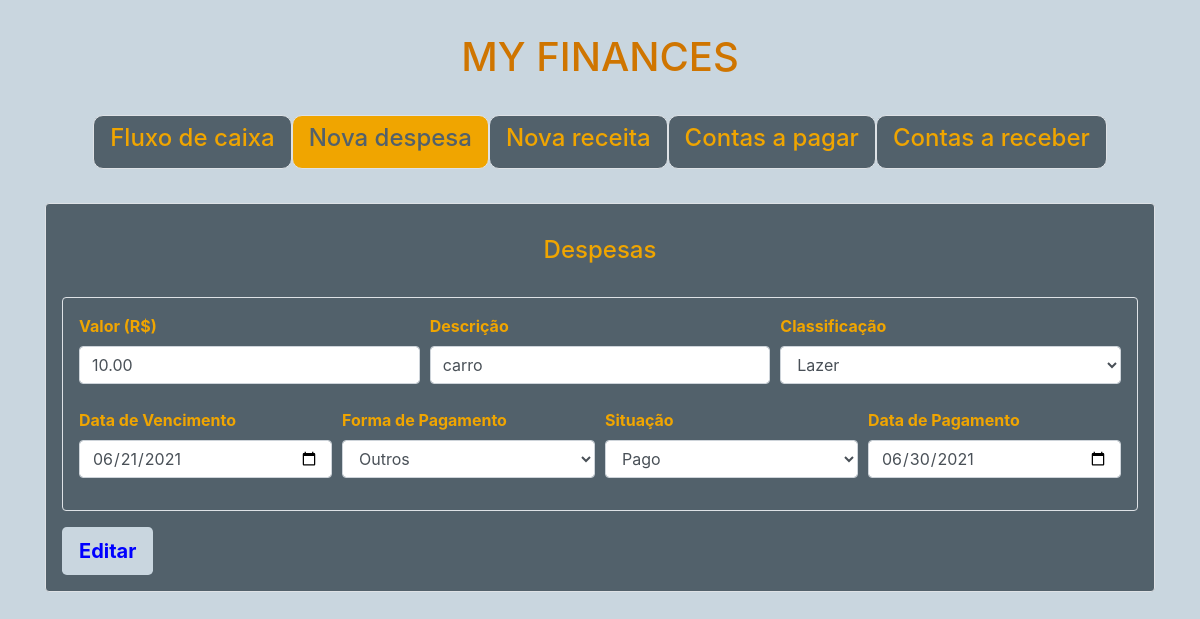
The app's page /despesa/1/ with its own data.
### myfinance/models/despesa.py (models this page shows)
class Despesa(models.Model):
    CLASSIFICACAO_CHOICES = (
        ('AG', 'Água'),
        ('AL', 'Alimentação'),
        ('AG', 'Aluguel'),
        ('EN', 'Energia'),
        ('LA', 'Lazer'),
        ('OU', 'Outros'),
        ('TE', 'Telecomunicações'),
        ('TR', 'Transporte')
    )
    FORMA_PAGAMENTO_CHOICES = (
        ('B', 'Boleto'),
        ('C', 'Crédito'),
        ('D', 'Débito'),
        ('M', 'Dinheiro'),
        ('P', 'Depósito'),
        ('O', 'Outros')
    )
    SITUACAO_CHOICES = (
        ('PG', 'Pago'),
        ('AP', 'A pagar')
    )
    classificacao = models.CharField(max_length=2, choices=CLASSIFICACAO_CHOICES, default='OU')
    data_pagamento = models.DateField(null=True)
    data_vencimento = models.DateField(null=False)
    descricao = models.CharField(max_length=255)
    formaPagamento = models.CharField(max_length=1, choices=FORMA_PAGAMENTO_CHOICES, default='O')
    situacao = models.CharField(max_length=2, choices=SITUACAO_CHOICES, default='AP')
    valor = models.DecimalField(null=False, max_digits=8, decimal_places=2)

### myfinance/views/despesa.py (the view)
# urls.py: path('despesa/<int:id_despesa>/', dv.despesaOp, name="despesaOp"),
@require_http_methods(["GET", "POST", "DELETE"])
@csrf_exempt
def despesaOp(request, id_despesa):
    despesa = None
    try:
        despesa = Despesa.objects.get(id=id_despesa)
    except ObjectDoesNotExist:
        print(f"""Despesa não existe!""")
    if(request.method=="GET"):
        context = {}
        if(despesa):
            dtVencimento = '%s-%s-%s' % (despesa.data_vencimento.strftime("%Y"), despesa.data_vencimento.strftime("%m"), despesa.data_vencimento.strftime("%d"))
            despesa.data_vencimento = dtVencimento
            if(despesa.data_pagamento):
                dtPagamento = '%s-%s-%s' % (despesa.data_pagamento.strftime("%Y"), despesa.data_pagamento.strftime("%m"), despesa.data_pagamento.strftime("%d"))
                despesa.data_pagamento = dtPagamento
            context = initContextDespesa(despesa)
        return render(request, 'despesa.html', context)
    elif(request.method=="POST"):
        context = criaContextNovaDespesa()
        if(despesa):
            atualizaDespesa(request, id_despesa)
            context["message"] = 'Despesa atualizada com sucesso!'
        return render(request, 'despesa.html', context)
    elif(request.method=="DELETE"):
        jsonReturn = {"success" : False}
        if(despesa):
            despesa.delete()
            jsonReturn = {"success" : True}
        return JsonResponse(jsonReturn)

### myfinance/views/despesa.py (called while the page is built)
def initContextDespesa(despesa):
    context = {
        'despesa' : despesa,
        'classificacoes' : [],
        'formasPagamento' : [],
        'situacoes' : []
    }
    fieldsClassificacao = Despesa.CLASSIFICACAO_CHOICES
    for field, value in fieldsClassificacao:
        itemClassificacao = {"key" : field, "value" : value}
        context["classificacoes"].append(itemClassificacao)
    fieldsFormasPagamento = Despesa.FORMA_PAGAMENTO_CHOICES
    for field, value in fieldsFormasPagamento:
        itemFormaPagamento = {"key" : field, "value" : value}
        context["formasPagamento"].append(itemFormaPagamento)
    fieldsSituacoes = Despesa.SITUACAO_CHOICES
    for field, value in fieldsSituacoes:
        itemSituacao = {"key" : field, "value" : value}
        context["situacoes"].append(itemSituacao)
    return context

### myfinance/templates/despesa.html (shortened to what this page needs)
<!doctype html>
<html lang="pt-br">
    <head>
        <link rel="stylesheet" href="https://stackpath.bootstrapcdn.com/bootstrap/4.5.0/css/bootstrap.min.css">
    </head>
    <body style="background-color: #c9d6df" >
        <div class="container">
            <h1 style="color:#cf7500; text-align: center; margin-bottom: 3%; margin-top: 3%;">MY FINANCES</h1>
            <ul class="nav justify-content-center nav-pills">
                <li class="nav-item border" style="background-color: #52616b; border-radius: 10px;">
                    <a class="nav-link" href="/"><h4 style="color: #f0a500;">Fluxo de caixa</h4></a>
                </li>
                <li class="nav-item border" style="background-color: #f0a500; border-radius: 10px;">
                    <a class="nav-link
                    " href="/despesa/"><h4 style="color: #52616b;">Nova despesa</h4></a>
                </li>
                <li class="nav-item border" style="background-color: #52616b; border-radius: 10px;">
                    <a class="nav-link" href="/receita/"><h4 style="color: #f0a500;">Nova receita</h4></a>
                </li>
                <li class="nav-item border" style="background-color: #52616b; border-radius: 10px;">
                    <a class="nav-link" href="/relatorio/despesas"><h4 style="color: #f0a500;">Contas a pagar</h4></a>
                </li>
                <li class="nav-item border" style="background-color: #52616b; border-radius: 10px;">
                    <a class="nav-link" href="/relatorio/receitas"><h4 style="color: #f0a500;">Contas a receber</h4></a>
                </li>
            </ul>
            {% if despesa %}
                <div class="border rounded p-3 mb-5" style="background-color: #52616b; margin-top: 3%; color: #f0a500;">
                    <h4 class="mt-3" style="text-align: center; margin-bottom: 3%">Despesas</h4>
                    <form
                        {% if despesa.id %}
                            action="/despesa/{{despesa.id}}/"
                        {% else %}
                            action="/despesa/"
                        {% endif %}
                        method="post" class="mt-3">
                        <div class="border rounded p-3">
                            <div class="form-row">
                                <div class="form-group col-md-4">
                                    <label for="inputValor" class="font-weight-bold">Valor (R$)</label>
                                    <input type="number" step='0.01' placeholder='0.00' class="form-control" id="inputValor" name="valor" value="{{despesa.valor}}" required>
                                </div>
                                <div class="form-group col-md-4">
                                    <label for="inputDescricao" class="font-weight-bold">Descrição</label>
                                    <input type="text" class="form-control" id="inputDescricao" name="descricao" value="{{despesa.descricao}}">
                                </div>
                                <div class="form-group col-md-4">
                                    <label for="selectClassificacao" class="font-weight-bold">Classificação</label>
                                    <select class="form-control" id="selectClassificacao" name="classificacao">
                                        {% for item in classificacoes %}
                                            <option
                                                {% if item.key == despesa.classificacao  %}
                                                    selected
                                                {% endif %}
                                                value="{{item.key}}">{{item.value}}
                                            </option>
                                        {% endfor %}
                                    </select>
                                </div>
                            </div>
                            <div class="form-row mt-2">
                                <div class="form-group col-md-3">
                                    <label for="inputDtVencimento" class="font-weight-bold">Data de Vencimento</label>
                                    <input type="date" class="form-control" id="inputDtVencimento" name="data_vencimento" value="{{despesa.data_vencimento}}">
                                </div>
                                <div class="form-group col-md-3">
                                    <label for="selectFormaPagamento" class="font-weight-bold">Forma de Pagamento</label>
                                    <select class="form-control" id="selectFormaPagamento" name="formaPagamento">
                                        {% for item in formasPagamento %}
                                            <option
                                                {% if item.key == despesa.formaPagamento  %}
                                                    selected
                                                {% endif %}
                                                value="{{item.key}}">{{item.value}}
                                            </option>
                                        {% endfor %}
                                    </select>
                                </div>
                                <div class="form-group col-md-3">
                                    <label for="selectSituacao" class="font-weight-bold">Situação</label>
                                    <select class="form-control" id="selectSituacao" name="situacao">
                                        {% for item in situacoes %}
                                            <option
                                                {% if item.key == despesa.situacao  %}
                                                    selected
                                                {% endif %}
                                                value="{{item.key}}">{{item.value}}
                                            </option>
                                        {% endfor %}
                                    </select>
                                </div>
                                <div class="form-group col-md-3">
                                    <label for="inputDtPagamento" class="font-weight-bold">Data de Pagamento</label>
                                    <input type="date" class="form-control" id="inputDtPagamento" name="data_pagamento" value="{{despesa.data_pagamento}}">
                                </div>
                            </div>
                        </div>
                        <button type="submit" class="btn btn-lg mt-3 font-weight-bold" style="background-color: #c9d6df; color: blue">
                        {% if despesa.id %}
                            Editar
                        {% else %}
                            Cadastrar
                        {% endif %}
                        </button>
                    </form>
                </div>
                {% else %}
                    <h4 class="mt-4">Não existe despesa para o ID informado</h4>
                {% endif %}
        </div>
    </body>
</html>

### records on screen
Despesa: valor "10.00", descricao "carro", classificacao "Lazer", data_vencimento "06/21/2021", formaPagamento "Outros", situacao "Pago", data_pagamento "06/30/2021"
